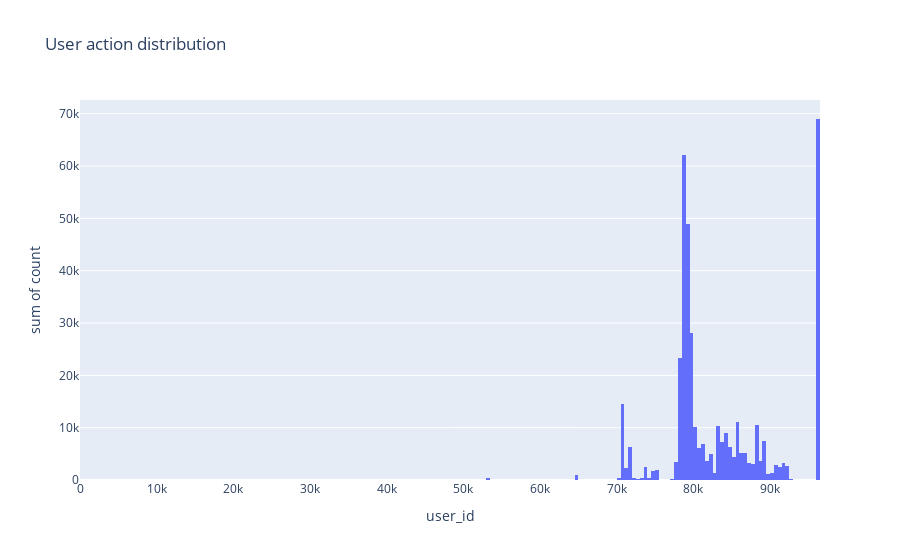

The notebook cell saved with this chart:
### Code cell
ds = data['user_id'].value_counts().reset_index()

ds.columns = [
    'user_id',
    'count'
]

ds = ds.sort_values('user_id')

fig = px.histogram(
    ds,
    x = 'user_id',
    y = 'count',
    title = 'User action distribution'
)

fig.show()

### Figure 1 — Plotly figure (JSON) as saved in the notebook; plotly's stock layout.template omitted (floating-point values rounded to 4 significant figures; data arrays with more than 128 entries replaced by an {"elided": "..."} marker saying what was removed)
{"data": [{"alignmentgroup": "True", "bingroup": "x", "histfunc": "sum", "hovertemplate": "user_id=%{x}<br>sum of count=%{y}<extra></extra>", "legendgroup": "", "marker": {"color": "#636efa"}, "name": "", "offsetgroup": "", "orientation": "v", "showlegend": false, "type": "histogram", "x": {"elided": "4217 int values"}, "xaxis": "x", "y": {"elided": "4217 int values"}, "yaxis": "y"}], "layout": {"barmode": "relative", "legend": {"tracegroupgap": 0}, "title": {"text": "User action distribution"}, "xaxis": {"anchor": "y", "domain": [0, 1], "title": {"text": "user_id"}}, "yaxis": {"anchor": "x", "domain": [0, 1], "title": {"text": "sum of count"}}}}
